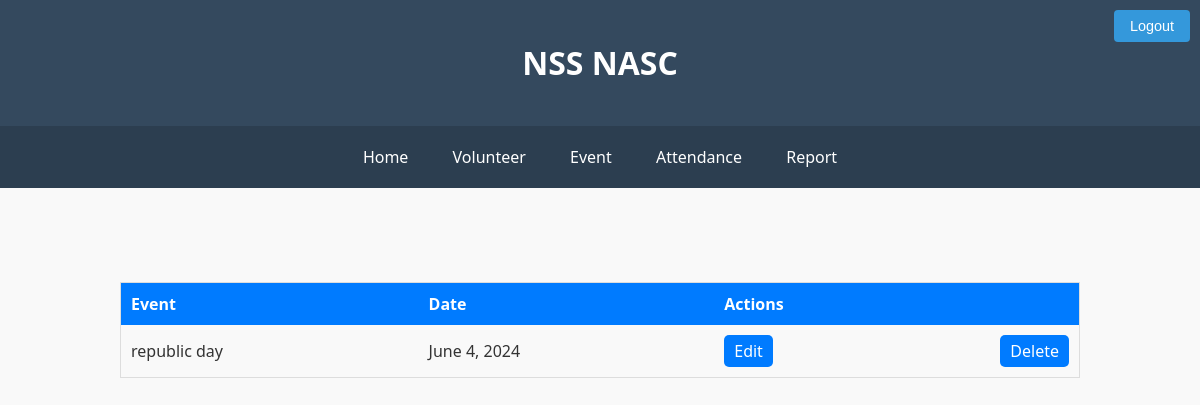
The page /view_event (signed in) on the database as committed earlier.
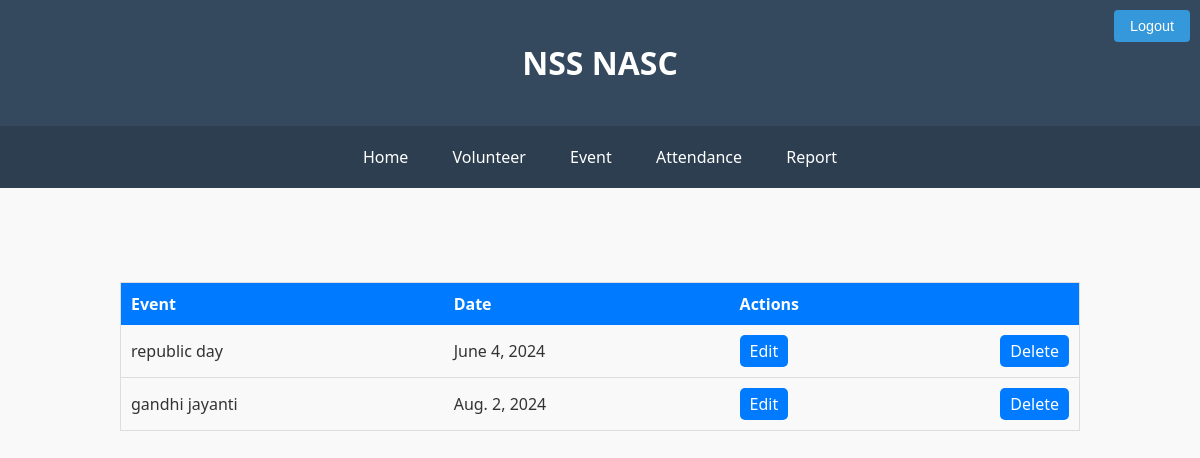
The same page on the database as committed later.
### nss/models.py (models this page shows, shortened)
class Event(models.Model):
    event_id=models.AutoField(primary_key=True)
    event_name=models.CharField(max_length=60)
    date=models.DateField()

### nss/views.py (the view)
# urls.py: path('view_event',views.view_event,name='view_event'),
@login_required()
def view_event(request):
    event={
        'eve':Event.objects.all()
    }
    return render(request,'nss/view_event.html',event)

### nss/context_processors.py (called while the page is built)
def group_processor(request):
    if request.user.is_authenticated:
        is_po_group = request.user.groups.filter(name='po').exists()
        is_vs_group = request.user.groups.filter(name='vs').exists()  # Adjust as needed
    else:
        is_po_group = False
        is_vs_group = False
    return {
        'is_po_group': is_po_group,
        'is_vs_group': is_vs_group,
    }

### nss/templates/nss/view_event.html (shortened to what this page needs)
{% extends 'nss/base.html'%}
{% load static %}
{% block content %}
<head>
    <link rel="stylesheet" href="{% static '/css/view_volunteer.css'%}">
</head>
<table class="table-container">
    <tr>
        <th>Event</th>
        <th>Date</th>
        <th>Actions</th>
    </tr>
    {% for i in eve %}
    <tr>
    <td>{{i.event_name}}</td>
    <td>{{i.date}}</td>
    <td>
        <div class="button-container">
            <a class="button" href="{% url 'edit_event' i.event_id %}">Edit</a>
            <a class="button" href="{% url 'delete_event' i.event_id %} ">Delete</a>
        </div>
    </td>
    </tr>
    {% endfor%}
</table>
{% endblock %}

Rows that differ between the two databases and show on the page:
added Event: event_name "gandhi jayanti", date "Aug. 2, 2024"
